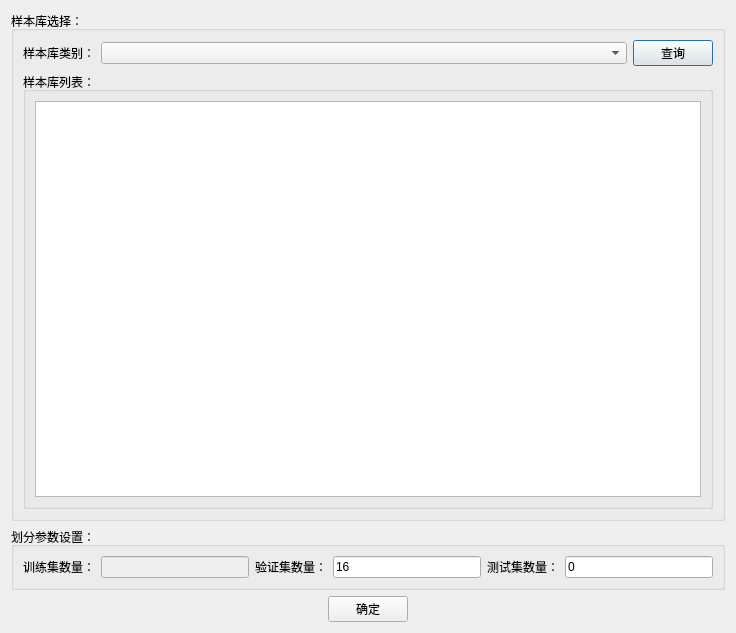
<?xml version="1.0" encoding="UTF-8"?>
<ui version="4.0">
 <class>Dialog</class>
 <widget class="QDialog" name="Dialog">
  <property name="geometry">
   <rect>
    <x>0</x>
    <y>0</y>
    <width>736</width>
    <height>633</height>
   </rect>
  </property>
  <property name="windowTitle">
   <string>数据集划分</string>
  </property>
  <property name="layoutDirection">
   <enum>Qt::LeftToRight</enum>
  </property>
  <layout class="QVBoxLayout" name="verticalLayout">
   <item>
    <widget class="QGroupBox" name="groupBox">
     <property name="title">
      <string>样本库选择：</string>
     </property>
     <layout class="QVBoxLayout" name="verticalLayout_2">
      <item>
       <layout class="QHBoxLayout" name="horizontalLayout">
        <item>
         <widget class="QLabel" name="label">
          <property name="text">
           <string>样本库类别：</string>
          </property>
         </widget>
        </item>
        <item>
         <widget class="QComboBox" name="comboBox_sampleClass">
          <property name="sizePolicy">
           <sizepolicy hsizetype="Expanding" vsizetype="Fixed">
            <horstretch>0</horstretch>
            <verstretch>0</verstretch>
           </sizepolicy>
          </property>
         </widget>
        </item>
        <item>
         <widget class="QPushButton" name="pushButton_QuerySample">
          <property name="text">
           <string>查询</string>
          </property>
         </widget>
        </item>
       </layout>
      </item>
      <item>
       <widget class="QGroupBox" name="groupBox_3">
        <property name="title">
         <string>样本库列表：</string>
        </property>
        <layout class="QHBoxLayout" name="horizontalLayout_3">
         <item>
          <widget class="QTableView" name="tableView_sampleList"/>
         </item>
        </layout>
       </widget>
      </item>
     </layout>
    </widget>
   </item>
   <item>
    <widget class="QGroupBox" name="groupBox_2">
     <property name="title">
      <string>划分参数设置：</string>
     </property>
     <layout class="QHBoxLayout" name="horizontalLayout_2">
      <item>
       <layout class="QGridLayout" name="gridLayout">
        <item row="0" column="1">
         <widget class="QLineEdit" name="lineEdit_trainset">
          <property name="enabled">
           <bool>false</bool>
          </property>
         </widget>
        </item>
        <item row="0" column="4">
         <widget class="QLabel" name="label_4">
          <property name="text">
           <string>测试集数量：</string>
          </property>
         </widget>
        </item>
        <item row="0" column="2">
         <widget class="QLabel" name="label_3">
          <property name="text">
           <string>验证集数量：</string>
          </property>
         </widget>
        </item>
        <item row="0" column="0">
         <widget class="QLabel" name="label_2">
          <property name="text">
           <string>训练集数量：</string>
          </property>
         </widget>
        </item>
        <item row="0" column="3">
         <widget class="QLineEdit" name="lineEdit_valset">
          <property name="text">
           <string>16</string>
          </property>
         </widget>
        </item>
        <item row="0" column="5">
         <widget class="QLineEdit" name="lineEdit_testset">
          <property name="text">
           <string>0</string>
          </property>
         </widget>
        </item>
       </layout>
      </item>
     </layout>
    </widget>
   </item>
   <item alignment="Qt::AlignHCenter">
    <widget class="QPushButton" name="pushButton_process">
     <property name="sizePolicy">
      <sizepolicy hsizetype="Fixed" vsizetype="Fixed">
       <horstretch>0</horstretch>
       <verstretch>0</verstretch>
      </sizepolicy>
     </property>
     <property name="text">
      <string>确定</string>
     </property>
    </widget>
   </item>
  </layout>
 </widget>
 <resources/>
 <connections>
  <connection>
   <sender>pushButton_process</sender>
   <signal>clicked()</signal>
   <receiver>Dialog</receiver>
   <slot>accept()</slot>
   <hints>
    <hint type="sourcelabel">
     <x>367</x>
     <y>612</y>
    </hint>
    <hint type="destinationlabel">
     <x>367</x>
     <y>316</y>
    </hint>
   </hints>
  </connection>
 </connections>
</ui>
